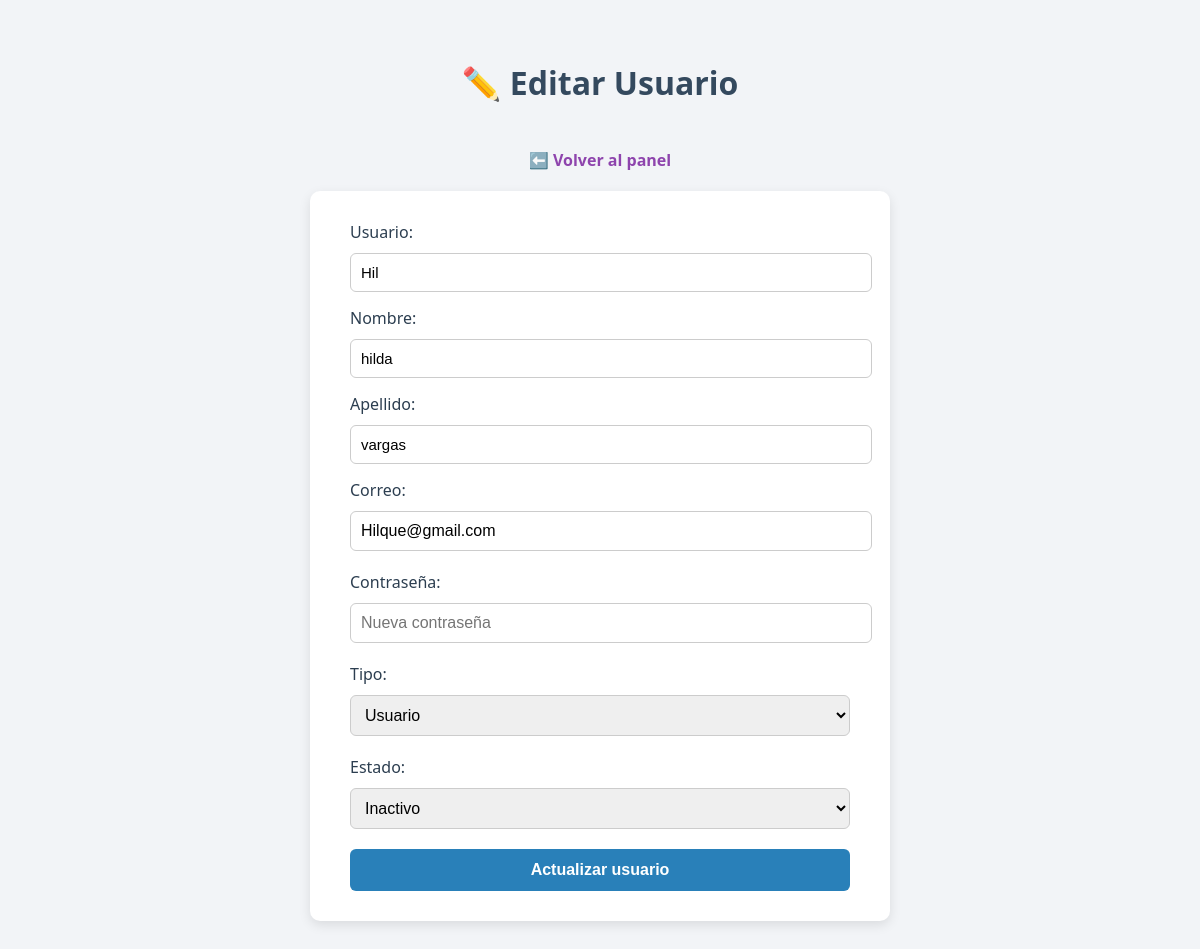
Page /public/editarusuario.php?id=20 (signed in) on the committed database.
### tables this page shows
CREATE TABLE `usuarios` (
  `id` int(11) NOT NULL,
  `usuario` varchar(50) NOT NULL,
  `nombre` varchar(100) DEFAULT NULL,
  `apellido` varchar(100) DEFAULT NULL,
  `correo` varchar(100) DEFAULT NULL,
  `contrasena` text DEFAULT NULL,
  `tipo` enum('admin','usuario') NOT NULL,
  `estado` tinyint(1) DEFAULT 1
);

### includes/functions.php (called while the page is built, shortened)
<?php
require_once __DIR__ . '../sql/pdo_conexion.php';
function getUserById($id)
{
    global $pdo;
    $stmt = $pdo->prepare("SELECT * FROM usuarios WHERE id = :id");
    $stmt->execute(['id' => $id]);
    return $stmt->fetch(PDO::FETCH_ASSOC);
}
?>

### public/editarusuario.php (the view, shortened to what this page needs)
<?php
include '../includes/auth.php';
include '../includes/functions.php';
$id = $_GET['id'];
$user = getUserById($id);
?>
<!DOCTYPE html>
<html lang="es">
<head>
<link rel="stylesheet" href="../assets/css/style.css?v=2025">
</head>
<body>
    <h1>✏️ Editar Usuario</h1>
<a href="Panel.php" class="btn-volver">⬅️ Volver al panel</a>
    <form method="POST" class="formulario">
        Usuario:
<input type="text" name="usuario" value="<?= htmlspecialchars($user['usuario']) ?>" required>
        Nombre:
<input type="text" name="nombre" value="<?= htmlspecialchars($user['nombre']) ?>" required>
        Apellido:
<input type="text" name="apellido" value="<?= htmlspecialchars($user['apellido']) ?>" required>
        Correo:
<input type="email" name="correo" value="<?= htmlspecialchars($user['correo']) ?>" required>
        Contraseña:
<input type="password" name="contrasena" placeholder="Nueva contraseña" required>
        Tipo:
<select name="tipo" required>
<option value="usuario" <?= $user['tipo'] === 'usuario' ? 'selected' : '' ?>>Usuario</option>
</select>
        Estado:
<select name="estado" required>
<option value="0" <?= $user['estado'] == 0 ? 'selected' : '' ?>>Inactivo</option>
</select>
        <button type="submit">Actualizar usuario</button>
</form>
</body>
</html>

### assets/css/style.css (style rules this page uses)
.btn-volver { display: block; margin-top: 20px; text-align: center; color: #2980b9; font-weight: bold; text-decoration: none; }
body { font-family: 'Segoe UI', sans-serif; background-color: #f4f6f8; margin: 0; padding: 40px; color: #2c3e50; }
body { font-family: 'Segoe UI', sans-serif; background-color: #f7f9fc; margin: 0; padding: 40px; display: flex; flex-direction: column; align-items: center; }
h1 { color: #2c3e50; margin-bottom: 10px; }
.btn-volver { text-decoration: none; color: #8e44ad; font-weight: bold; margin-bottom: 25px; display: inline-block; }
.formulario { background-color: #fff; padding: 30px 40px; border-radius: 10px; box-shadow: 0 4px 12px rgba(0, 0, 0, 0.1); width: 100%; max-width: 500px; }
.formulario input, .formulario select { width: 100%; padding: 10px; margin: 10px 0 20px 0; border: 1px solid #ccc; border-radius: 6px; font-size: 16px; }
.formulario button { background-color: #2980b9; color: white; padding: 12px 20px; border: none; border-radius: 6px; font-weight: bold; font-size: 16px; cursor: pointer; width: 100%; }
body { font-family: 'Segoe UI', sans-serif; background-color: #f2f4f7; margin: 0; padding: 40px; display: flex; justify-content: center; }
h1 { color: #34495e; text-align: center; margin-bottom: 25px; }
input[type="text"], input[type="number"], input[type="file"], textarea, select { width: 100%; padding: 10px; border: 1px solid #ccc; border-radius: 6px; margin-bottom: 15px; font-size: 15px; }
.btn-volver { display: inline-block; margin-bottom: 20px; text-decoration: none; color: #8e44ad; font-weight: bold; }

### rows in the picture
usuarios: usuario "Hil", nombre "hilda", apellido "vargas", correo "Hilque@gmail.com", tipo "Usuario", estado "Inactivo"
